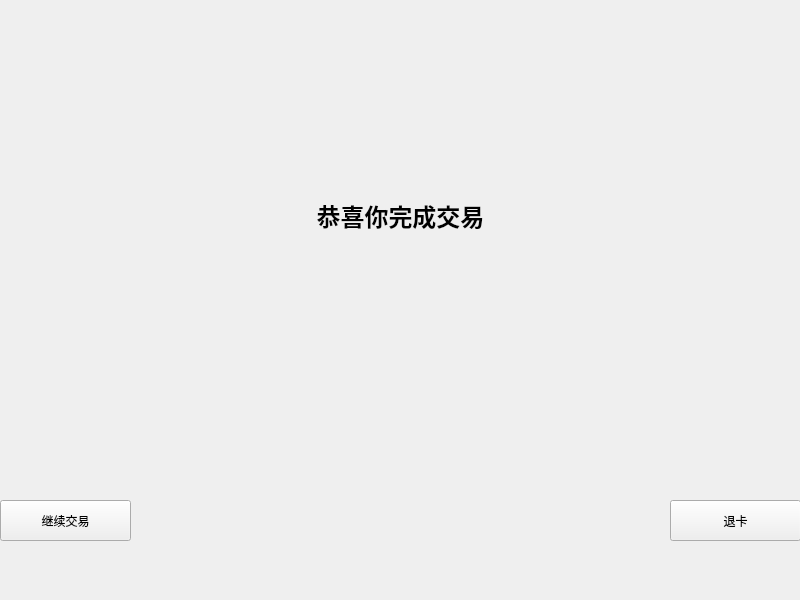
<?xml version="1.0" encoding="UTF-8"?>
<ui version="4.0">
 <class>QEnd</class>
 <widget class="QWidget" name="QEnd">
  <property name="geometry">
   <rect>
    <x>0</x>
    <y>0</y>
    <width>800</width>
    <height>600</height>
   </rect>
  </property>
  <property name="minimumSize">
   <size>
    <width>800</width>
    <height>600</height>
   </size>
  </property>
  <property name="maximumSize">
   <size>
    <width>800</width>
    <height>600</height>
   </size>
  </property>
  <property name="windowTitle">
   <string>Form</string>
  </property>
  <widget class="QPushButton" name="pushButton">
   <property name="geometry">
    <rect>
     <x>0</x>
     <y>500</y>
     <width>131</width>
     <height>41</height>
    </rect>
   </property>
   <property name="text">
    <string>继续交易</string>
   </property>
  </widget>
  <widget class="QPushButton" name="pushButton_2">
   <property name="geometry">
    <rect>
     <x>670</x>
     <y>500</y>
     <width>131</width>
     <height>41</height>
    </rect>
   </property>
   <property name="text">
    <string>退卡</string>
   </property>
  </widget>
  <widget class="QLabel" name="label">
   <property name="geometry">
    <rect>
     <x>220</x>
     <y>180</y>
     <width>361</width>
     <height>71</height>
    </rect>
   </property>
   <property name="text">
    <string>&lt;html&gt;&lt;head/&gt;&lt;body&gt;&lt;p align=&quot;center&quot;&gt;&lt;span style=&quot; font-size:18pt; font-weight:600;&quot;&gt;恭喜你完成交易&lt;/span&gt;&lt;/p&gt;&lt;/body&gt;&lt;/html&gt;</string>
   </property>
  </widget>
  <widget class="QLabel" name="label_2">
   <property name="geometry">
    <rect>
     <x>0</x>
     <y>0</y>
     <width>801</width>
     <height>131</height>
    </rect>
   </property>
   <property name="styleSheet">
    <string notr="true">border-image: url(:/new/prefix1/image/bank.png);</string>
   </property>
   <property name="text">
    <string/>
   </property>
  </widget>
 </widget>
 <resources/>
 <connections/>
</ui>
